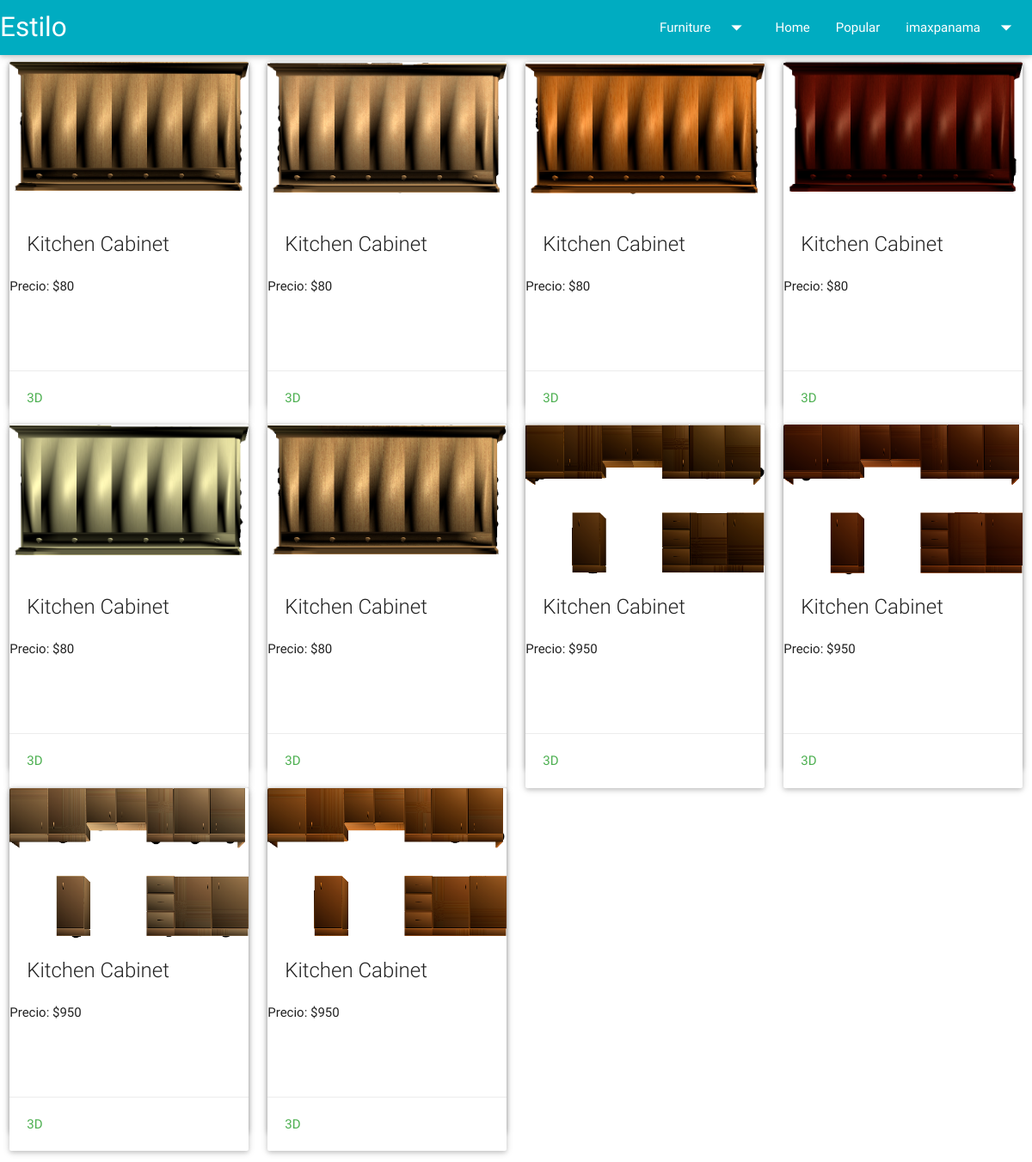
/popu.php (signed in), run on the app's committed database.
### tables this page shows
CREATE TABLE IF NOT EXISTS `mueble` (
`idmueble` int(5) NOT NULL,
  `nombre` varchar(50) NOT NULL,
  `descri` varchar(500) NOT NULL,
  `tipo` varchar(50) NOT NULL,
  `precio` double DEFAULT NULL,
  `img` varchar(250) DEFAULT NULL,
  `vis` int(10) DEFAULT NULL
);

### popu.php (the view, shortened to what this page needs)
<?php
$con = mysqli_connect('127.0.0.1', 'root', '', 'estilo') or die('An error has ocurred'.mysqli_connect($con));
$consulta = 'SELECT * FROM mueble ORDER BY vis DESC LIMIT 10';
$result = $con->query($consulta);
?>
<!doctype html>
<html lang="es">
<head>
  <link type="text/css" rel="stylesheet" href="css/style.css" media="screen, projection"/>
  <link type="text/css" rel="stylesheet" href="css/materialize.css"  media="screen,projection"/>
</head>
<body>
   <div class="row">
       <?php
       while($row = mysqli_fetch_array($result)){
        ?>
        <div class="col s12 m3 ">
            <div class="card medium">
          <div class="card">
            <div class="card-image">
                <?php
                echo "<img src='".$row['img']."'>";
                ?>
                <span class="card-title activator grey-text text-darken-4">Kitchen Cabinet</span>
            </div>
              <?php
            echo "Precio: $".$row['precio'];
           ?>
            <div class="card-content">
              <div class="card-action">
              <a class="green-text" href="3D/mueble6txt5.php">3D</a>
            </div>
          </div>
            </div>
        </div>
        </div>
       <?php
       }
       ?>
     </div>
</body>
</html>

### data on the page
mueble: img (picture), precio "80"
mueble: img (picture), precio "80"
mueble: img (picture), precio "80"
mueble: img (picture), precio "80"
mueble: img (picture), precio "80"
mueble: img (picture), precio "80"
mueble: img (picture), precio "950"
mueble: img (picture), precio "950"
mueble: img (picture), precio "950"
mueble: img (picture), precio "950"
